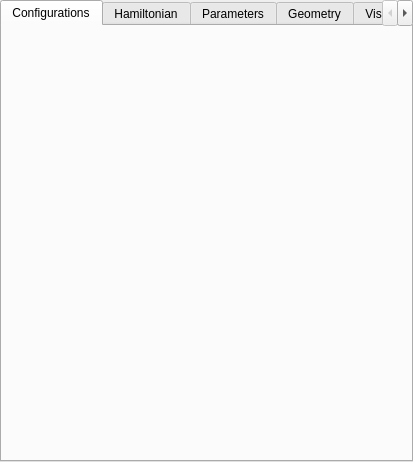
<?xml version="1.0" encoding="UTF-8"?>
<ui version="4.0">
 <class>SettingsWidget</class>
 <widget class="QWidget" name="SettingsWidget">
  <property name="geometry">
   <rect>
    <x>0</x>
    <y>0</y>
    <width>413</width>
    <height>462</height>
   </rect>
  </property>
  <property name="sizePolicy">
   <sizepolicy hsizetype="MinimumExpanding" vsizetype="MinimumExpanding">
    <horstretch>0</horstretch>
    <verstretch>0</verstretch>
   </sizepolicy>
  </property>
  <property name="minimumSize">
   <size>
    <width>110</width>
    <height>200</height>
   </size>
  </property>
  <layout class="QGridLayout" name="gridLayout">
   <property name="leftMargin">
    <number>0</number>
   </property>
   <property name="topMargin">
    <number>0</number>
   </property>
   <property name="rightMargin">
    <number>0</number>
   </property>
   <property name="bottomMargin">
    <number>0</number>
   </property>
   <item row="1" column="0">
    <widget class="QTabWidget" name="tabWidget_Settings">
     <property name="sizePolicy">
      <sizepolicy hsizetype="Expanding" vsizetype="Expanding">
       <horstretch>0</horstretch>
       <verstretch>0</verstretch>
      </sizepolicy>
     </property>
     <property name="minimumSize">
      <size>
       <width>110</width>
       <height>200</height>
      </size>
     </property>
     <property name="baseSize">
      <size>
       <width>400</width>
       <height>200</height>
      </size>
     </property>
     <property name="currentIndex">
      <number>0</number>
     </property>
     <widget class="QWidget" name="tab_Settings_Configurations">
      <attribute name="title">
       <string>Configurations</string>
      </attribute>
      <layout class="QVBoxLayout" name="verticalLayout_3">
       <property name="leftMargin">
        <number>0</number>
       </property>
       <property name="topMargin">
        <number>0</number>
       </property>
       <property name="rightMargin">
        <number>0</number>
       </property>
       <property name="bottomMargin">
        <number>0</number>
       </property>
      </layout>
     </widget>
     <widget class="QWidget" name="tab_Settings_Hamiltonian">
      <attribute name="title">
       <string>Hamiltonian</string>
      </attribute>
      <layout class="QVBoxLayout" name="verticalLayout_5">
       <property name="leftMargin">
        <number>0</number>
       </property>
       <property name="topMargin">
        <number>0</number>
       </property>
       <property name="rightMargin">
        <number>0</number>
       </property>
       <property name="bottomMargin">
        <number>0</number>
       </property>
      </layout>
     </widget>
     <widget class="QWidget" name="tab_Settings_Parameters">
      <attribute name="title">
       <string>Parameters</string>
      </attribute>
      <layout class="QVBoxLayout" name="verticalLayout_2">
       <property name="leftMargin">
        <number>0</number>
       </property>
       <property name="topMargin">
        <number>0</number>
       </property>
       <property name="rightMargin">
        <number>0</number>
       </property>
       <property name="bottomMargin">
        <number>0</number>
       </property>
      </layout>
     </widget>
     <widget class="QWidget" name="tab_Settings_Geometry">
      <attribute name="title">
       <string>Geometry</string>
      </attribute>
      <layout class="QVBoxLayout" name="verticalLayout"/>
     </widget>
     <widget class="QWidget" name="tab_Settings_Visualisation">
      <attribute name="title">
       <string>Visualisation</string>
      </attribute>
      <layout class="QVBoxLayout" name="verticalLayout_4">
       <property name="leftMargin">
        <number>0</number>
       </property>
       <property name="topMargin">
        <number>0</number>
       </property>
       <property name="rightMargin">
        <number>0</number>
       </property>
       <property name="bottomMargin">
        <number>0</number>
       </property>
      </layout>
     </widget>
    </widget>
   </item>
  </layout>
 </widget>
 <tabstops>
  <tabstop>tabWidget_Settings</tabstop>
 </tabstops>
 <resources/>
 <connections/>
</ui>
